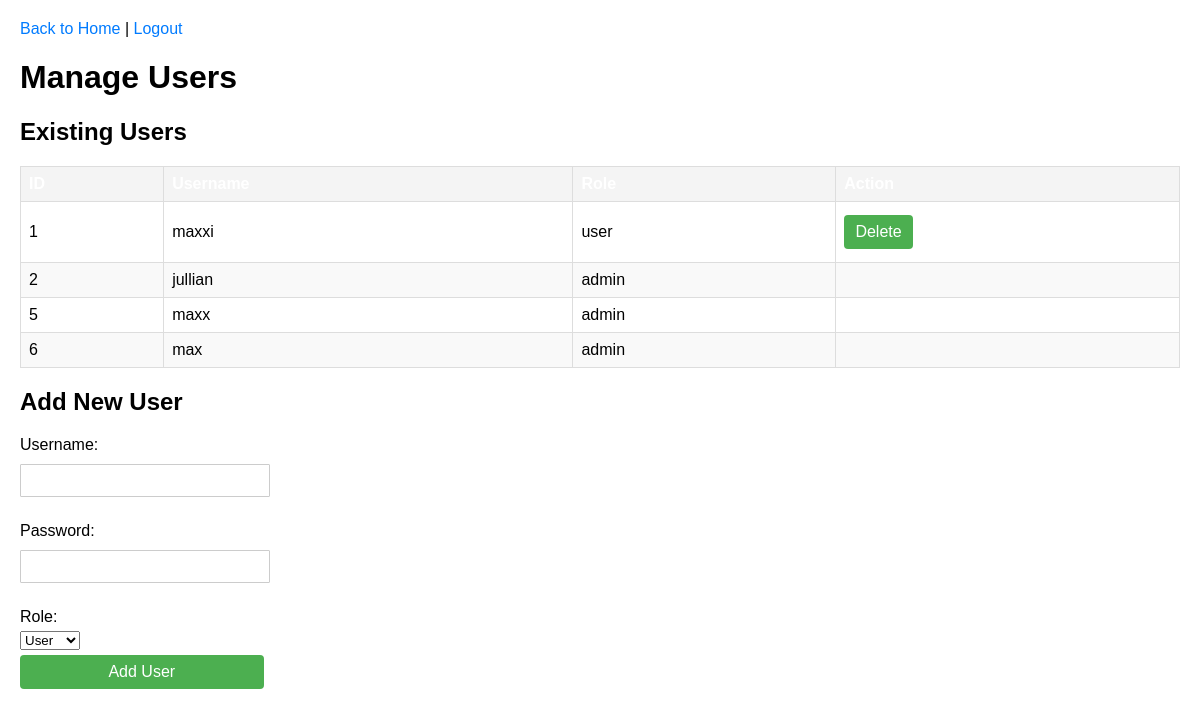
The page /manage_users (signed in) on the database its author committed.
### app.py (models this page shows)
class Account(UserMixin, db.Model):
    id = db.Column(db.Integer, primary_key=True)
    username = db.Column(db.String(50), unique=True, nullable=False)
    password = db.Column(db.String(100), nullable=False)
    role = db.Column(db.String(10), nullable=False)

### app.py (the view)
@app.route('/manage_users', methods=['GET'])
@login_required
def manage_users():
    if current_user.role != 'admin':
        flash('You are not authorized to manage users.', 'danger')
        return redirect(url_for('home_screen'))
    users = Account.query.all()
    return render_template('manage_users.html', users=users)

### app.py (called while the page is built)
@login_manager.user_loader
def load_user(user_id):
    return Account.query.get(int(user_id))

@app.before_request
def restrict_access():
    if current_user.is_authenticated:
        restricted_routes = {
            'admin': [],
            'user': ['delete_resident', 'manage_users'],
        }
        if current_user.role not in restricted_routes:
            return
        if request.endpoint in restricted_routes.get(current_user.role, []):
            flash('You are not authorized to access this page.', 'danger')
            return redirect(url_for('home_screen'))

### templates/manage_users.html (shortened to what this page needs)
<!DOCTYPE html>
<html lang="en">
<head>
    <link rel="stylesheet" href="styles.css">
</head>
<body>
    <div class="header">
        <a href="{{ url_for('home_screen') }}">Back to Home</a> |
        <a href="{{ url_for('logout') }}">Logout</a>
    </div>
    <h1>Manage Users</h1>
    <h2>Existing Users</h2>
    <table>
        <thead>
            <tr>
                <th>ID</th>
                <th>Username</th>
                <th>Role</th>
                <th>Action</th>
            </tr>
        </thead>
        <tbody>
            {% for user in users %}
            <tr>
                <td>{{ user.id }}</td>
                <td>{{ user.username }}</td>
                <td>{{ user.role }}</td>
                <td>
                    {% if user.role != 'admin' %}
                    <form action="{{ url_for('delete_user', user_id=user.id) }}" method="POST" style="display:inline;">
                        <button type="submit" onclick="return confirm('Are you sure you want to delete this user?');">Delete</button>
                    </form>
                    {% endif %}
                </td>
            </tr>
            {% endfor %}
        </tbody>
    </table>
    <div class="form-container">
        <h2>Add New User</h2>
        <form action="{{ url_for('add_user') }}" method="POST">
            <label for="username">Username:</label>
            <input type="text" id="username" name="username" required><br>
            <label for="password">Password:</label>
            <input type="password" id="password" name="password" required><br>
            <label for="role">Role:</label>
            <select id="role" name="role" required>
                <option value="user">User</option>
            </select><br>
            <button type="submit">Add User</button>
        </form>
    </div>
</body>
</html>

### templates/styles.css (style rules this page uses)
body { font-family: Arial, sans-serif; margin: 20px; }
label { display: block; margin: 10px 0 5px; }
input[type="text"] { width: 20%; padding: 8px; margin-bottom: 15px; border: 1px solid #ccc; border-radius: 1px; }
input[type="password"] { width: 20%; padding: 8px; margin-bottom: 15px; border: 1px solid #ccc; border-radius: 1px; }
button { width: 21%; padding: 10px; background-color: #4CAF50; color: white; border: none; border-radius: 4px; cursor: pointer; font-size: 16px; }
a { text-decoration: none; color: #007BFF; }
table { width: 100%; border-collapse: collapse; margin-top: 20px; }
th, td { border: 1px solid #ccc; padding: 10px; text-align: left; }
th { background-color: #007BFF; color: white; }
tr:nth-child(even) { background-color: #f9f9f9; }

### templates/manage_users.html (style rules this page uses)
body { font-family: Arial, sans-serif; margin: 20px; }
.header { margin-bottom: 20px; }
table { width: 100%; border-collapse: collapse; margin-top: 20px; }
th, td { border: 1px solid #ddd; padding: 8px; text-align: left; }
th { background-color: #f4f4f4; }
.form-container { margin-top: 20px; }
input, button { padding: 8px; margin: 5px 0; }

### rows shown on the page
Account: id "1", username "maxxi", role "user"
Account: id "2", username "jullian", role "admin"
Account: id "5", username "maxx", role "admin"
Account: id "6", username "max", role "admin"
